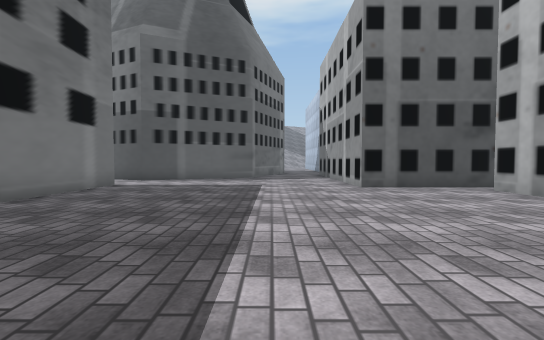
View 1 (above)

22 first-person views from a walk through a 3-D level made in the Unity game engine. The camera is 1.2 m above the floor, tilts 2° down and sees 90° across. The floor is counted in squares, 1.44 m on a side. Each view is taken from the middle of a square. On the plan, view 1 faces up. The plan holds only what a view shows up to about 10 squares ahead; the rest is blank. The place goes on beyond the plan. The player character is not drawn. Some surface patterns are stand-ins.

View 2
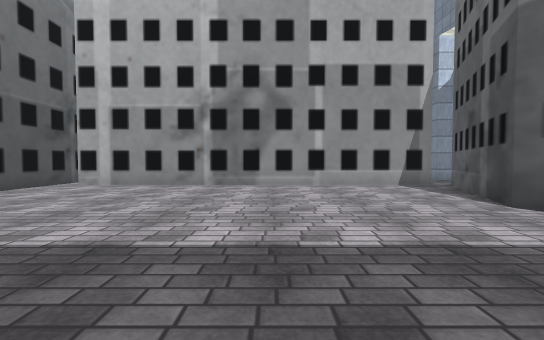

View 3
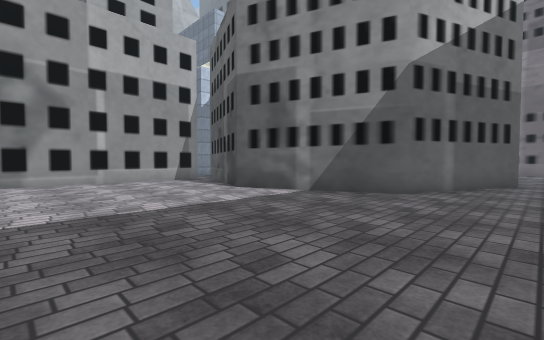

View 4
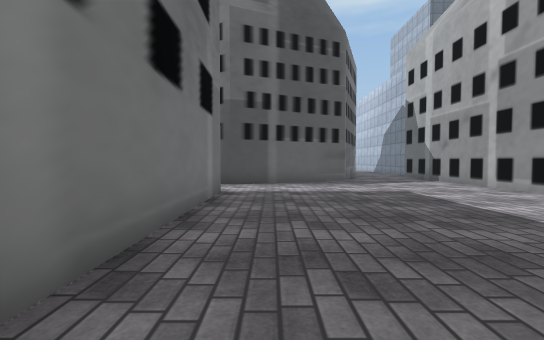

View 5
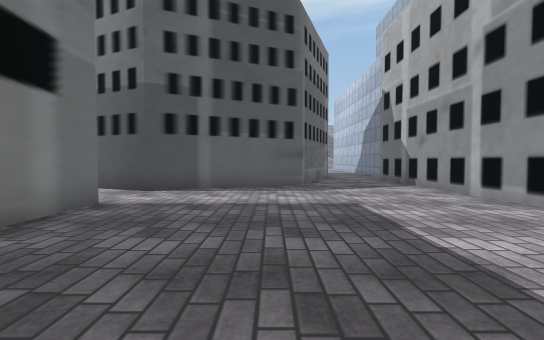

View 6
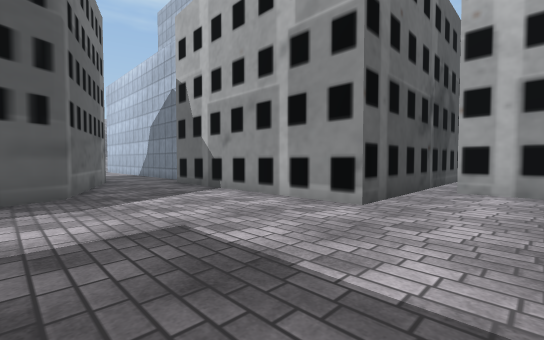

View 7
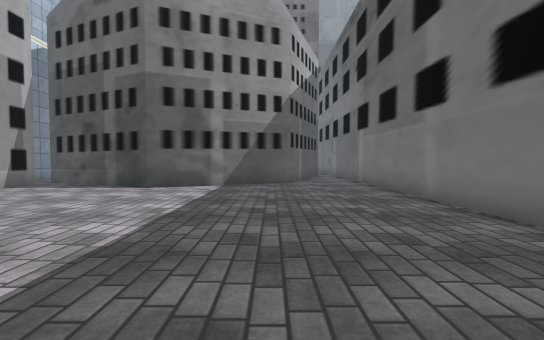

View 8
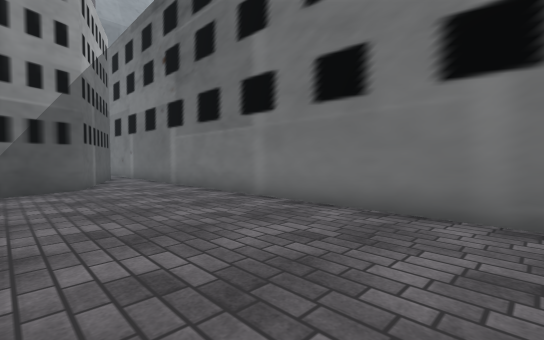

View 9
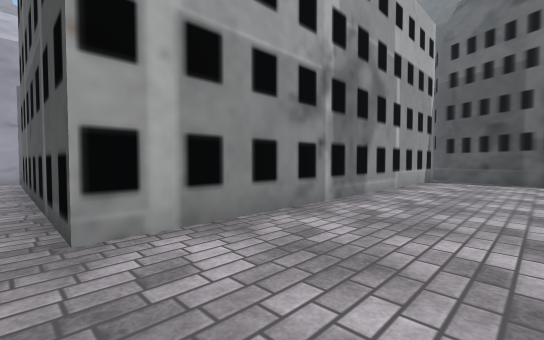

View 10
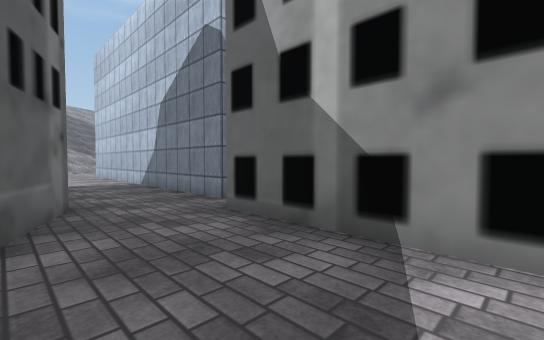

View 11
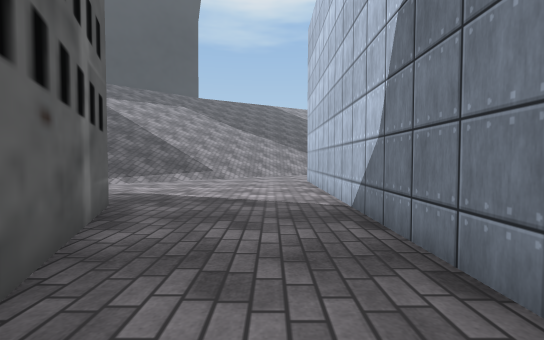

View 12
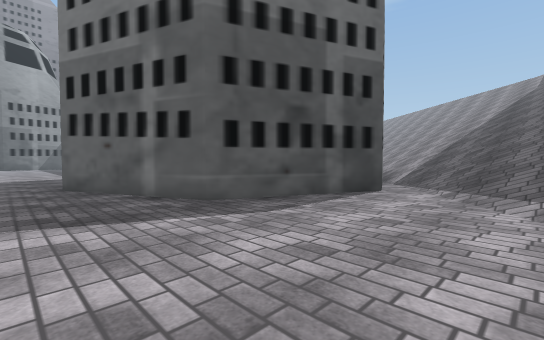

View 13
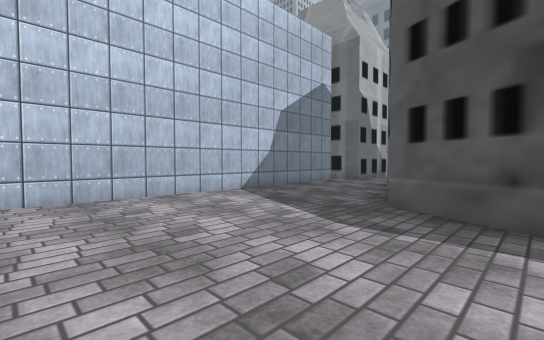

View 14
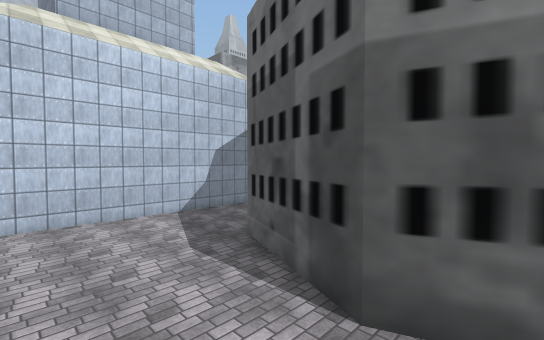

View 15
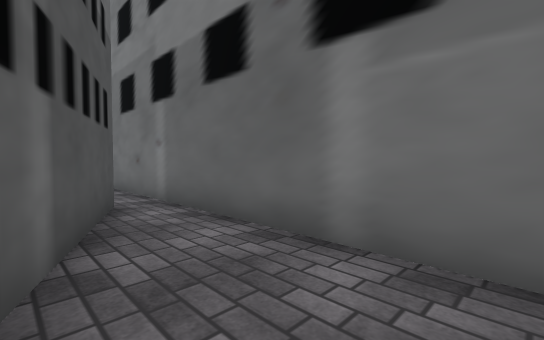

View 16
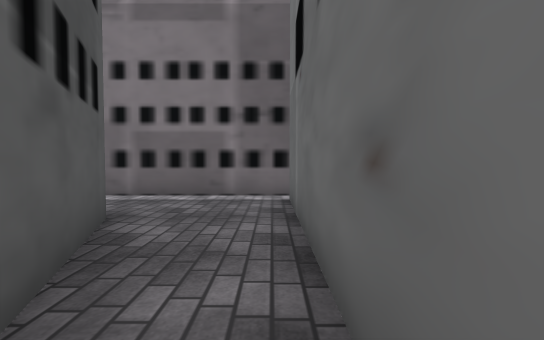

View 17
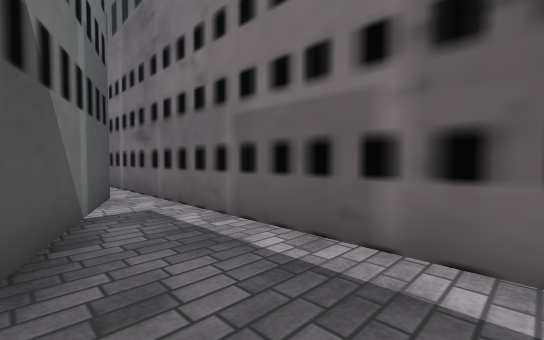

View 18
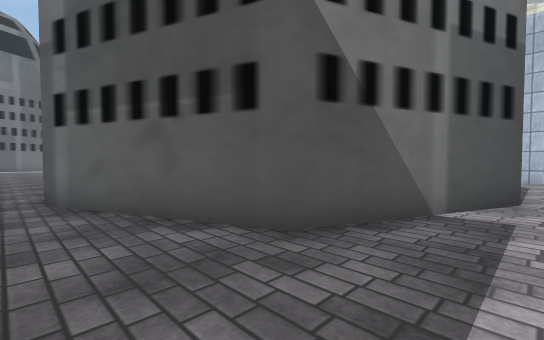

View 19
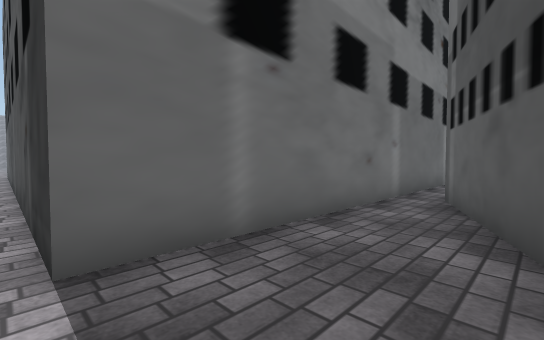

View 20
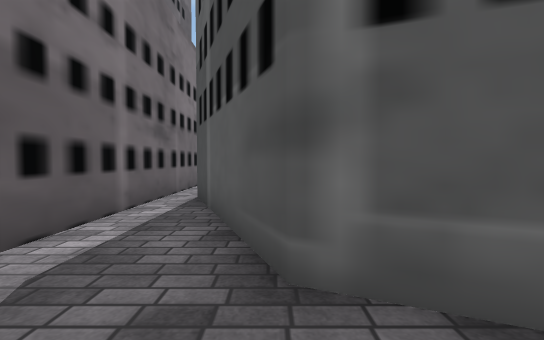

View 21
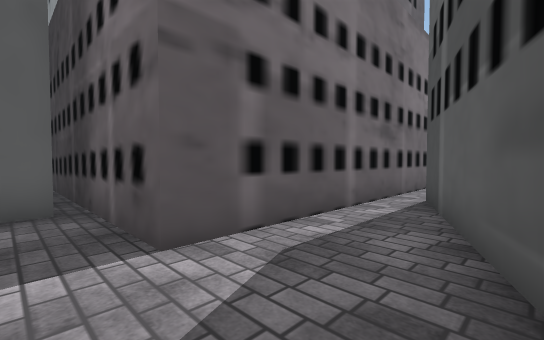

View 22
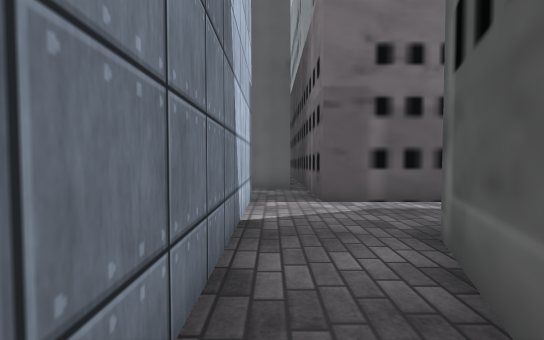

### Floor plan
Key: @ floor where view 1 was taken; # wall or solid block; . floor; / step, stairs or slope.
Columns run from 8 left of view 1 to 16 right of it. Each row starts with its distance up from view 1.
 27 //////......#
 26 ////........#
 25 ///.........#
 24 ///.........#
 23  #####......#
 22      ###....#
 21        #....#
 20        ##...#
 19         #...#
 18         #...#
 17         #...#
 16        ##..##
 15        #...#
 14        #...#
 13     ####...#
 12  ####......#
 11   .........#
 10   .........#
  9   #........########
  8   #.....................#
  7   #...........########  #
  6   #...........#
  5   #...........#
  4   #...........#
  3   #...........#
  2   #...........#
  1   #...........#
  0   #.....@.....#
 -1   #...........#
 -2   #...........#
 -3   #...........#
 -4   #.....#####.#
 -5   #...###   ###
 -6   #..##
 -7   #..#
 -8   #.##
 -9   #.#
-10   #.#
-11   #.##          .
-12   #..#        ##.#
-13   #..##       #..#
-14   #...###   ###..#
-15   #.....#####....#
-16 ###..............#
-17   ##############.#
-18                #.
-19                ###
-20                #

Where each view was taken, in squares from view 1:
view 1: 0 up, 0 right, facing up
view 2: 1 up, 3 left, facing right
view 3: 2 up, 5 left, facing down-right
view 4: 2 up, 4 left, facing up
view 5: 4 up, 2 left, facing up
view 6: 6 up, 2 left, facing up-right
view 7: 5 up, 2 left, facing down
view 8: 4 up, 1 left, facing down-left
view 9: 8 up, 3 right, facing down-right
view 10: 12 up, 0 right, facing up-right
view 11: 17 up, 2 right, facing up
view 12: 27 up, 2 right, facing down-left
view 13: 27 up, 3 left, facing down-right
view 14: 27 up, 7 left, facing down-right
view 15: 4 down, 3 left, facing down-left
view 16: 10 down, 5 left, facing down
view 17: 14 down, 5 left, facing down-right
view 18: 16 down, 5 left, facing up-right
view 19: 16 down, 3 left, facing up-left
view 20: 14 down, 8 right, facing left
view 21: 14 down, 8 right, facing down-left
view 22: 11 down, 8 right, facing down
